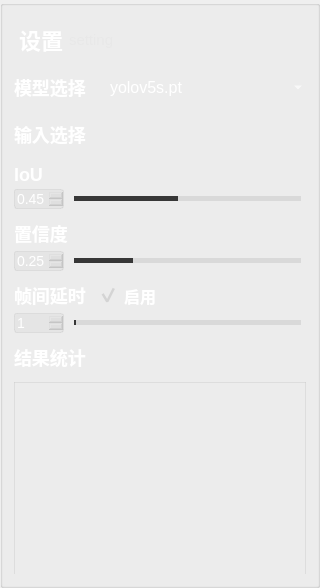
          <widget class="QGroupBox" name="groupBox_8">
           <property name="minimumSize">
            <size>
             <width>320</width>
             <height>0</height>
            </size>
           </property>
           <property name="maximumSize">
            <size>
             <width>320</width>
             <height>16777215</height>
            </size>
           </property>
           <property name="styleSheet">
            <string notr="true">#groupBox_8{
background-color: rgba(75, 75, 75, 200);
border: 0px solid #42adff;
border-radius:0px;}
</string>
           </property>
           <property name="title">
            <string/>
           </property>
           <layout class="QVBoxLayout" name="verticalLayout_8">
            <property name="spacing">
             <number>11</number>
            </property>
            <item>
             <widget class="QGroupBox" name="groupBox_2">
              <property name="minimumSize">
               <size>
                <width>0</width>
                <height>42</height>
               </size>
              </property>
              <property name="maximumSize">
               <size>
                <width>16777215</width>
                <height>42</height>
               </size>
              </property>
              <property name="styleSheet">
               <string notr="true">#groupBox_2{
border: 0px solid #42adff;
border-radius:0px;}</string>
              </property>
              <property name="title">
               <string/>
              </property>
              <layout class="QHBoxLayout" name="horizontalLayout_35">
               <property name="leftMargin">
                <number>2</number>
               </property>
               <property name="topMargin">
                <number>0</number>
               </property>
               <property name="rightMargin">
                <number>0</number>
               </property>
               <property name="bottomMargin">
                <number>0</number>
               </property>
               <item>
                <widget class="QLabel" name="label_5">
                 <property name="minimumSize">
                  <size>
                   <width>0</width>
                   <height>0</height>
                  </size>
                 </property>
                 <property name="maximumSize">
                  <size>
                   <width>16777215</width>
                   <height>40</height>
                  </size>
                 </property>
                 <property name="styleSheet">
                  <string notr="true">QLabel
{
	font-size: 22px;
	font-family: &quot;Microsoft YaHei&quot;;
	font-weight: bold;
 		border-radius:9px;
		background:rgba(66, 195, 255, 0);
	color: rgb(255, 255, 255);

}
</string>
                 </property>
                 <property name="text">
                  <string>设置</string>
                 </property>
                </widget>
               </item>
               <item>
                <widget class="QLabel" name="label_27">
                 <property name="minimumSize">
                  <size>
                   <width>0</width>
                   <height>0</height>
                  </size>
                 </property>
                 <property name="maximumSize">
                  <size>
                   <width>16777215</width>
                   <height>40</height>
                  </size>
                 </property>
                 <property name="styleSheet">
                  <string notr="true">QLabel{
	font-family: &quot;DejaVu Sans Mono&quot;;
	font-size: 15px;
	color: #e8e8e8;}</string>
                 </property>
                 <property name="text">
                  <string>setting</string>
                 </property>
                </widget>
               </item>
               <item>
                <spacer name="horizontalSpacer_13">
                 <property name="orientation">
                  <enum>Qt::Horizontal</enum>
                 </property>
                 <property name="sizeHint" stdset="0">
                  <size>
                   <width>40</width>
                   <height>20</height>
                  </size>
                 </property>
                </spacer>
               </item>
              </layout>
             </widget>
            </item>
            <item>
             <layout class="QHBoxLayout" name="horizontalLayout_2">
              <item>
               <widget class="QLabel" name="label_3">
                <property name="minimumSize">
                 <size>
                  <width>0</width>
                  <height>35</height>
                 </size>
                </property>
                <property name="maximumSize">
                 <size>
                  <width>80</width>
                  <height>16777215</height>
                 </size>
                </property>
                <property name="styleSheet">
                 <string notr="true">QLabel
{
	font-size: 18px;
	font-family: &quot;Microsoft YaHei&quot;;
	font-weight: bold;
 		border-radius:9px;
		background:rgba(66, 195, 255, 0);
	color: rgb(255, 255, 255);
}
</string>
                </property>
                <property name="text">
                 <string>模型选择</string>
                </property>
               </widget>
              </item>
              <item>
               <widget class="QComboBox" name="comboBox">
                <property name="minimumSize">
                 <size>
                  <width>0</width>
                  <height>35</height>
                 </size>
                </property>
                <property name="styleSheet">
                 <string notr="true">QComboBox QAbstractItemView {
	color: rgb(255, 255, 255);
font-family: &quot;Microsoft YaHei&quot;;
font-size: 16px;
background:rgba(200, 200, 200,150);
selection-background-color: rgba(200, 200, 200,50);
color: rgb(255, 255, 255);
outline:none;
border:none;}
QComboBox{
font-family: &quot;Microsoft YaHei&quot;;
font-size: 16px;
	color: rgb(255, 255, 255);
border-width:0px;
border-color:white;
border-style:solid;
background-color: rgba(200, 200, 200,0);}

QComboBox::drop-down {
margin-top:8;
height:20;
background:rgba(255,255,255,0);
border-image: url(:/img/icon/下拉_白色.png);
}
</string>
                </property>
                <item>
                 <property name="text">
                  <string>yolov5s.pt</string>
                 </property>
                </item>
                <item>
                 <property name="text">
                  <string>yolov5m.pt</string>
                 </property>
                </item>
                <item>
                 <property name="text">
                  <string>yolov5l.pt</string>
                 </property>
                </item>
                <item>
                 <property name="text">
                  <string>yolov5x.pt</string>
                 </property>
                </item>
               </widget>
              </item>
             </layout>
            </item>
            <item>
             <layout class="QHBoxLayout" name="horizontalLayout_9">
              <item>
               <widget class="QLabel" name="label_10">
                <property name="maximumSize">
                 <size>
                  <width>80</width>
                  <height>16777215</height>
                 </size>
                </property>
                <property name="styleSheet">
                 <string notr="true">QLabel
{
	font-size: 18px;
	font-family: &quot;Microsoft YaHei&quot;;
	font-weight: bold;
 		border-radius:9px;
		background:rgba(66, 195, 255, 0);
	color: rgb(255, 255, 255);
}
</string>
                </property>
                <property name="text">
                 <string>输入选择</string>
                </property>
               </widget>
              </item>
              <item>
               <layout class="QHBoxLayout" name="horizontalLayout_11">
                <item>
                 <widget class="QGroupBox" name="groupBox_5">
                  <property name="styleSheet">
                   <string notr="true">#groupBox_5{
background-color: rgba(48,148,243,0);
border: 0px solid #42adff;
border-left: 0px solid #d9d9d9;
border-right: 0px solid rgba(29, 83, 185, 255);
border-radius:0px;}</string>
                  </property>
                  <property name="title">
                   <string/>
                  </property>
                  <layout class="QHBoxLayout" name="horizontalLayout_8">
                   <property name="leftMargin">
                    <number>0</number>
                   </property>
                   <property name="topMargin">
                    <number>0</number>
                   </property>
                   <property name="rightMargin">
                    <number>0</number>
                   </property>
                   <property name="bottomMargin">
                    <number>0</number>
                   </property>
                   <item>
                    <widget class="QPushButton" name="fileButton">
                     <property name="minimumSize">
                      <size>
                       <width>55</width>
                       <height>28</height>
                      </size>
                     </property>
                     <property name="maximumSize">
                      <size>
                       <width>16777215</width>
                       <height>28</height>
                      </size>
                     </property>
                     <property name="toolTip">
                      <string>文件</string>
                     </property>
                     <property name="styleSheet">
                      <string notr="true">QPushButton{font-family: &quot;Microsoft YaHei&quot;;
font-size: 14px;
font-weight: bold;
color:white;
text-align: center center;
padding-left: 5px;
padding-right: 5px;
padding-top: 4px;
padding-bottom: 4px;
border-style: solid;
border-width: 0px;
border-color: rgba(255, 255, 255, 255);
border-radius: 3px;
background-color: rgba(200, 200, 200,0);}

QPushButton:focus{outline: none;}

QPushButton::pressed{font-family: &quot;Microsoft YaHei&quot;;
                     font-size: 14px;
                     font-weight: bold;
                     color:rgb(200,200,200);
                     text-align: center center;
                     padding-left: 5px;
                     padding-right: 5px;
                     padding-top: 4px;
                     padding-bottom: 4px;
                     border-style: solid;
                     border-width: 0px;
                     border-color: rgba(255, 255, 255, 255);
                     border-radius: 3px;
                     background-color:  #bf513b;}

QPushButton::disabled{font-family: &quot;Microsoft YaHei&quot;;
                     font-size: 14px;
                     font-weight: bold;
                     color:rgb(200,200,200);
                     text-align: center center;
                     padding-left: 5px;
                     padding-right: 5px;
                     padding-top: 4px;
                     padding-bottom: 4px;
                     border-style: solid;
                     border-width: 0px;
                     border-color: rgba(255, 255, 255, 255);
                     border-radius: 3px;
                     background-color:  #bf513b;}
QPushButton::hover {
border-style: solid;
border-width: 0px;
border-radius: 0px;
background-color: rgba(48,148,243,80);}</string>
                     </property>
                     <property name="text">
                      <string/>
                     </property>
                     <property name="icon">
                      <iconset resource="../apprcc.qrc">
                       <normaloff>:/img/icon/打开.png</normaloff>:/img/icon/打开.png</iconset>
                     </property>
                    </widget>
                   </item>
                   <item>
                    <widget class="QPushButton" name="cameraButton">
                     <property name="minimumSize">
                      <size>
                       <width>55</width>
                       <height>28</height>
                      </size>
                     </property>
                     <property name="maximumSize">
                      <size>
                       <width>16777215</width>
                       <height>28</height>
                      </size>
                     </property>
                     <property name="toolTip">
                      <string>相机</string>
                     </property>
                     <property name="styleSheet">
                      <string notr="true">QPushButton{font-family: &quot;Microsoft YaHei&quot;;
font-size: 14px;
font-weight: bold;
color:white;
text-align: center center;
padding-left: 5px;
padding-right: 5px;
padding-top: 4px;
padding-bottom: 4px;
border-style: solid;
border-width: 0px;
border-color: rgba(255, 255, 255, 255);
border-radius: 3px;
background-color: rgba(48,148,243,0);}

QPushButton:focus{outline: none;}

QPushButton::pressed{font-family: &quot;Microsoft YaHei&quot;;
                     font-size: 14px;
                     font-weight: bold;
                     color:rgb(200,200,200);
                     text-align: center center;
                     padding-left: 5px;
                     padding-right: 5px;
                     padding-top: 4px;
                     padding-bottom: 4px;
                     border-style: solid;
                     border-width: 0px;
                     border-color: rgba(255, 255, 255, 255);
                     border-radius: 3px;
                     background-color:  #bf513b;}

QPushButton::disabled{font-family: &quot;Microsoft YaHei&quot;;
                     font-size: 14px;
                     font-weight: bold;
                     color:rgb(200,200,200);
                     text-align: center center;
                     padding-left: 5px;
                     padding-right: 5px;
                     padding-top: 4px;
                     padding-bottom: 4px;
                     border-style: solid;
                     border-width: 0px;
                     border-color: rgba(255, 255, 255, 255);
                     border-radius: 3px;
                     background-color:  #bf513b;}
QPushButton::hover {
border-style: solid;
border-width: 0px;
border-radius: 0px;
background-color: rgba(48,148,243,80);}</string>
                     </property>
                     <property name="text">
                      <string/>
                     </property>
                     <property name="icon">
                      <iconset resource="../apprcc.qrc">
                       <normaloff>:/img/icon/摄像头开.png</normaloff>:/img/icon/摄像头开.png</iconset>
                     </property>
                    </widget>
                   </item>
                   <item>
                    <widget class="QPushButton" name="rtspButton">
                     <property name="minimumSize">
                      <size>
                       <width>55</width>
                       <height>28</height>
                      </size>
                     </property>
                     <property name="maximumSize">
                      <size>
                       <width>16777215</width>
                       <height>28</height>
                      </size>
                     </property>
                     <property name="toolTip">
                      <string>rtsp</string>
                     </property>
                     <property name="styleSheet">
                      <string notr="true">QPushButton{font-family: &quot;Microsoft YaHei&quot;;
font-size: 14px;
font-weight: bold;
color:white;
text-align: center center;
padding-left: 5px;
padding-right: 5px;
padding-top: 4px;
padding-bottom: 4px;
border-style: solid;
border-width: 0px;
border-color: rgba(255, 255, 255, 255);
border-radius: 3px;
background-color: rgba(48,148,243,0);}

QPushButton:focus{outline: none;}

QPushButton::pressed{font-family: &quot;Microsoft YaHei&quot;;
                     font-size: 14px;
                     font-weight: bold;
                     color:rgb(200,200,200);
                     text-align: center center;
                     padding-left: 5px;
                     padding-right: 5px;
                     padding-top: 4px;
                     padding-bottom: 4px;
                     border-style: solid;
                     border-width: 0px;
                     border-color: rgba(255, 255, 255, 255);
                     border-radius: 3px;
                     background-color:  #bf513b;}

QPushButton::disabled{font-family: &quot;Microsoft YaHei&quot;;
                     font-size: 14px;
                     font-weight: bold;
                     color:rgb(200,200,200);
                     text-align: center center;
                     padding-left: 5px;
                     padding-right: 5px;
                     padding-top: 4px;
                     padding-bottom: 4px;
                     border-style: solid;
                     border-width: 0px;
                     border-color: rgba(255, 255, 255, 255);
                     border-radius: 3px;
                     background-color:  #bf513b;}
QPushButton::hover {
border-style: solid;
border-width: 0px;
border-radius: 0px;
background-color: rgba(48,148,243,80);}</string>
                     </property>
                     <property name="text">
                      <string/>
                     </property>
                     <property name="icon">
                      <iconset resource="../apprcc.qrc">
                       <normaloff>:/img/icon/实时视频流解析.png</normaloff>:/img/icon/实时视频流解析.png</iconset>
                     </property>
                    </widget>
                   </item>
                  </layout>
                 </widget>
                </item>
               </layout>
              </item>
             </layout>
            </item>
            <item>
             <layout class="QVBoxLayout" name="verticalLayout_3">
              <property name="spacing">
               <number>4</number>
              </property>
              <item>
               <widget class="QLabel" name="label_2">
                <property name="styleSheet">
                 <string notr="true">QLabel
{
	font-size: 18px;
	font-family: &quot;Microsoft YaHei&quot;;
	font-weight: bold;
 		border-radius:9px;
		background:rgba(66, 195, 255, 0);
	color: rgb(255, 255, 255);
}
</string>
                </property>
                <property name="text">
                 <string>IoU</string>
                </property>
               </widget>
              </item>
              <item>
               <layout class="QHBoxLayout" name="horizontalLayout_4">
                <property name="spacing">
                 <number>5</number>
                </property>
                <item>
                 <widget class="QDoubleSpinBox" name="iouSpinBox">
                  <property name="minimumSize">
                   <size>
                    <width>50</width>
                    <height>0</height>
                   </size>
                  </property>
                  <property name="maximumSize">
                   <size>
                    <width>50</width>
                    <height>16777215</height>
                   </size>
                  </property>
                  <property name="styleSheet">
                   <string notr="true">QDoubleSpinBox{
background:rgba(200, 200, 200,50);
color:white;
font-size: 14px;
font-family: &quot;Microsoft YaHei UI&quot;;
border-style: solid;
border-width: 1px;
border-color: rgba(200, 200, 200,100);
border-radius: 3px;}

QDoubleSpinBox::down-button{
background:rgba(200, 200, 200,0);
border-image: url(:/img/icon/箭头_列表展开.png);}
QDoubleSpinBox::down-button::hover{
background:rgba(200, 200, 200,100);
border-image: url(:/img/icon/箭头_列表展开.png);}

QDoubleSpinBox::up-button{
background:rgba(200, 200, 200,0);
border-image: url(:/img/icon/箭头_列表收起.png);}
QDoubleSpinBox::up-button::hover{
background:rgba(200, 200, 200,100);
border-image: url(:/img/icon/箭头_列表收起.png);}
</string>
                  </property>
                  <property name="maximum">
                   <double>1.000000000000000</double>
                  </property>
                  <property name="singleStep">
                   <double>0.010000000000000</double>
                  </property>
                  <property name="value">
                   <double>0.450000000000000</double>
                  </property>
                 </widget>
                </item>
                <item>
                 <widget class="QSlider" name="iouSlider">
                  <property name="styleSheet">
                   <string notr="true">QSlider{
border-color: #bcbcbc;
color:#d9d9d9;
}
QSlider::groove:horizontal {                                
     border: 1px solid #999999;                             
     height: 3px;                                           
    margin: 0px 0;                                         
     left: 5px; right: 5px; 
 }
QSlider::handle:horizontal {                               
     border: 0px ; 
     border-image: url(:/img/icon/圆.png);
	 width:15px;
     margin: -7px -7px -7px -7px;                  
} 
QSlider::add-page:horizontal{
background: qlineargradient(spread:pad, x1:0, y1:1, x2:0, y2:0, stop:0 #d9d9d9, stop:0.25 #d9d9d9, stop:0.5 #d9d9d9, stop:1 #d9d9d9); 

}
QSlider::sub-page:horizontal{                               
 background: qlineargradient(spread:pad, x1:0, y1:1, x2:0, y2:0, stop:0 #373737, stop:0.25 #373737, stop:0.5 #373737, stop:1 #373737);                     
}</string>
                  </property>
                  <property name="maximum">
                   <number>100</number>
                  </property>
                  <property name="value">
                   <number>45</number>
                  </property>
                  <property name="orientation">
                   <enum>Qt::Horizontal</enum>
                  </property>
                 </widget>
                </item>
               </layout>
              </item>
             </layout>
            </item>
            <item>
             <layout class="QVBoxLayout" name="verticalLayout">
              <property name="spacing">
               <number>4</number>
              </property>
              <item>
               <widget class="QLabel" name="label">
                <property name="styleSheet">
                 <string notr="true">QLabel
{
	font-size: 18px;
	font-family: &quot;Microsoft YaHei&quot;;
	font-weight: bold;
 		border-radius:9px;
		background:rgba(66, 195, 255, 0);
	color: rgb(255, 255, 255);
}
</string>
                </property>
                <property name="text">
                 <string>置信度</string>
                </property>
               </widget>
              </item>
              <item>
               <layout class="QHBoxLayout" name="horizontalLayout_3">
                <property name="spacing">
                 <number>5</number>
                </property>
                <item>
                 <widget class="QDoubleSpinBox" name="confSpinBox">
                  <property name="minimumSize">
                   <size>
                    <width>50</width>
                    <height>0</height>
                   </size>
                  </property>
                  <property name="maximumSize">
                   <size>
                    <width>50</width>
                    <height>16777215</height>
                   </size>
                  </property>
                  <property name="focusPolicy">
                   <enum>Qt::ClickFocus</enum>
                  </property>
                  <property name="styleSheet">
                   <string notr="true">QDoubleSpinBox{
background:rgba(200, 200, 200,50);
color:white;
font-size: 14px;
font-family: &quot;Microsoft YaHei UI&quot;;
border-style: solid;
border-width: 1px;
border-color: rgba(200, 200, 200,100);
border-radius: 3px;}

QDoubleSpinBox::down-button{
background:rgba(200, 200, 200,0);
border-image: url(:/img/icon/箭头_列表展开.png);}
QDoubleSpinBox::down-button::hover{
background:rgba(200, 200, 200,100);
border-image: url(:/img/icon/箭头_列表展开.png);}

QDoubleSpinBox::up-button{
background:rgba(200, 200, 200,0);
border-image: url(:/img/icon/箭头_列表收起.png);}
QDoubleSpinBox::up-button::hover{
background:rgba(200, 200, 200,100);
border-image: url(:/img/icon/箭头_列表收起.png);}
</string>
                  </property>
                  <property name="maximum">
                   <double>1.000000000000000</double>
                  </property>
                  <property name="singleStep">
                   <double>0.010000000000000</double>
                  </property>
                  <property name="value">
                   <double>0.250000000000000</double>
                  </property>
                 </widget>
                </item>
                <item>
                 <widget class="QSlider" name="confSlider">
                  <property name="styleSheet">
                   <string notr="true">QSlider{
border-color: #bcbcbc;
color:#d9d9d9;
}
QSlider::groove:horizontal {                                
     border: 1px solid #999999;                             
     height: 3px;                                           
    margin: 0px 0;                                         
     left: 5px; right: 5px; 
 }
QSlider::handle:horizontal {                               
     border: 0px ; 
     border-image: url(:/img/icon/圆.png);
	 width:15px;
     margin: -7px -7px -7px -7px;                  
} 
QSlider::add-page:horizontal{
background: qlineargradient(spread:pad, x1:0, y1:1, x2:0, y2:0, stop:0 #d9d9d9, stop:0.25 #d9d9d9, stop:0.5 #d9d9d9, stop:1 #d9d9d9); 

}
QSlider::sub-page:horizontal{                               
 background: qlineargradient(spread:pad, x1:0, y1:1, x2:0, y2:0, stop:0 #373737, stop:0.25 #373737, stop:0.5 #373737, stop:1 #373737);                     
}</string>
                  </property>
                  <property name="maximum">
                   <number>100</number>
                  </property>
                  <property name="value">
                   <number>25</number>
                  </property>
                  <property name="orientation">
                   <enum>Qt::Horizontal</enum>
                  </property>
                  <property name="tickPosition">
                   <enum>QSlider::NoTicks</enum>
                  </property>
                 </widget>
                </item>
               </layout>
              </item>
             </layout>
            </item>
            <item>
             <layout class="QVBoxLayout" name="verticalLayout_5">
              <property name="spacing">
               <number>4</number>
              </property>
              <item>
               <layout class="QHBoxLayout" name="horizontalLayout_14">
                <item>
                 <widget class="QLabel" name="label_8">
                  <property name="maximumSize">
                   <size>
                    <width>80</width>
                    <height>16777215</height>
                   </size>
                  </property>
                  <property name="styleSheet">
                   <string notr="true">QLabel
{
	font-size: 18px;
	font-family: &quot;Microsoft YaHei&quot;;
	font-weight: bold;
 		border-radius:9px;
		background:rgba(66, 195, 255, 0);
	color: rgb(255, 255, 255);
}
</string>
                  </property>
                  <property name="text">
                   <string>帧间延时</string>
                  </property>
                 </widget>
                </item>
                <item>
                 <widget class="QCheckBox" name="checkBox">
                  <property name="styleSheet">
                   <string notr="true">
QCheckBox
{font-size: 16px;
	font-family: &quot;Microsoft YaHei&quot;;
	font-weight: bold;
 		border-radius:9px;
		background:rgba(66, 195, 255, 0);
	color: rgb(255, 255, 255);;}

QCheckBox::indicator {
	width: 20px;
	height: 20px;
}
QCheckBox::indicator:unchecked {
    image: url(:/img/icon/button-off.png);
}

QCheckBox::indicator:checked {
    
    image: url(:/img/icon/button-on.png);
}
</string>
                  </property>
                  <property name="text">
                   <string>启用</string>
                  </property>
                  <property name="checked">
                   <bool>true</bool>
                  </property>
                 </widget>
                </item>
               </layout>
              </item>
              <item>
               <layout class="QHBoxLayout" name="horizontalLayout_13">
                <property name="spacing">
                 <number>5</number>
                </property>
                <item>
                 <widget class="QSpinBox" name="rateSpinBox">
                  <property name="minimumSize">
                   <size>
                    <width>50</width>
                    <height>0</height>
                   </size>
                  </property>
                  <property name="maximumSize">
                   <size>
                    <width>50</width>
                    <height>16777215</height>
                   </size>
                  </property>
                  <property name="focusPolicy">
                   <enum>Qt::ClickFocus</enum>
                  </property>
                  <property name="styleSheet">
                   <string notr="true">QSpinBox{
background:rgba(200, 200, 200,50);
color:white;
font-size: 14px;
font-family: &quot;Microsoft YaHei UI&quot;;
border-style: solid;
border-width: 1px;
border-color: rgba(200, 200, 200,100);
border-radius: 3px;}

QSpinBox::down-button{
background:rgba(200, 200, 200,0);
border-image: url(:/img/icon/箭头_列表展开.png);}
QDoubleSpinBox::down-button::hover{
background:rgba(200, 200, 200,100);
border-image: url(:/img/icon/箭头_列表展开.png);}

QSpinBox::up-button{
background:rgba(200, 200, 200,0);
border-image: url(:/img/icon/箭头_列表收起.png);}
QSpinBox::up-button::hover{
background:rgba(200, 200, 200,100);
border-image: url(:/img/icon/箭头_列表收起.png);}
</string>
                  </property>
                  <property name="minimum">
                   <number>1</number>
                  </property>
                  <property name="maximum">
                   <number>20</number>
                  </property>
                  <property name="singleStep">
                   <number>1</number>
                  </property>
                  <property name="value">
                   <number>1</number>
                  </property>
                 </widget>
                </item>
                <item>
                 <widget class="QSlider" name="rateSlider">
                  <property name="styleSheet">
                   <string notr="true">QSlider{
border-color: #bcbcbc;
color:#d9d9d9;
}
QSlider::groove:horizontal {                                
     border: 1px solid #999999;                             
     height: 3px;                                           
    margin: 0px 0;                                         
     left: 5px; right: 5px; 
 }
QSlider::handle:horizontal {                               
     border: 0px ; 
     border-image: url(:/img/icon/圆.png);
	 width:15px;
     margin: -7px -7px -7px -7px;                  
} 
QSlider::add-page:horizontal{
background: qlineargradient(spread:pad, x1:0, y1:1, x2:0, y2:0, stop:0 #d9d9d9, stop:0.25 #d9d9d9, stop:0.5 #d9d9d9, stop:1 #d9d9d9); 

}
QSlider::sub-page:horizontal{                               
 background: qlineargradient(spread:pad, x1:0, y1:1, x2:0, y2:0, stop:0 #373737, stop:0.25 #373737, stop:0.5 #373737, stop:1 #373737);                     
}</string>
                  </property>
                  <property name="minimum">
                   <number>1</number>
                  </property>
                  <property name="maximum">
                   <number>20</number>
                  </property>
                  <property name="singleStep">
                   <number>1</number>
                  </property>
                  <property name="pageStep">
                   <number>1</number>
                  </property>
                  <property name="value">
                   <number>1</number>
                  </property>
                  <property name="orientation">
                   <enum>Qt::Horizontal</enum>
                  </property>
                  <property name="tickPosition">
                   <enum>QSlider::NoTicks</enum>
                  </property>
                 </widget>
                </item>
               </layout>
              </item>
             </layout>
            </item>
            <item>
             <layout class="QVBoxLayout" name="verticalLayout_7">
              <item>
               <widget class="QLabel" name="label_11">
                <property name="styleSheet">
                 <string notr="true">QLabel
{
	font-size: 18px;
	font-family: &quot;Microsoft YaHei&quot;;
	font-weight: bold;
 		border-radius:9px;
		background:rgba(66, 195, 255, 0);
	color: rgb(255, 255, 255);
}
</string>
                </property>
                <property name="text">
                 <string>结果统计</string>
                </property>
               </widget>
              </item>
              <item>
               <widget class="QListWidget" name="resultWidget">
                <property name="styleSheet">
                 <string notr="true">QListWidget{
background-color: rgba(12, 28, 77, 0);
border: 1px solid rgba(200, 200, 200,100);
border-bottom: 0px solid rgba(200, 200, 200,100);
border-radius:0px;
font-family: &quot;Microsoft YaHei&quot;;
font-size: 16px;
color: rgb(218, 218, 218);
}
</string>
                </property>
               </widget>
              </item>
             </layout>
            </item>
           </layout>
          </widget>
